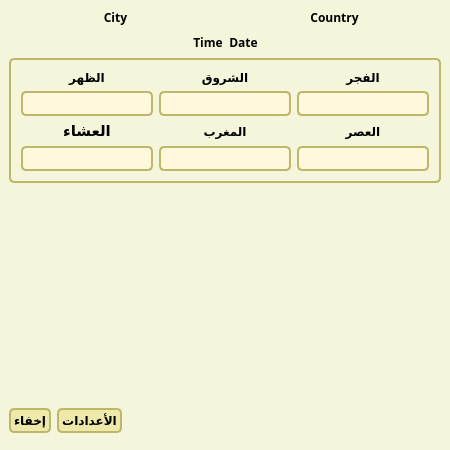
<?xml version="1.0" encoding="UTF-8"?>
<ui version="4.0">
 <class>MainWindow</class>
 <widget class="QMainWindow" name="MainWindow">
  <property name="geometry">
   <rect>
    <x>0</x>
    <y>0</y>
    <width>450</width>
    <height>450</height>
   </rect>
  </property>
  <property name="sizePolicy">
   <sizepolicy hsizetype="Preferred" vsizetype="Preferred">
    <horstretch>0</horstretch>
    <verstretch>0</verstretch>
   </sizepolicy>
  </property>
  <property name="minimumSize">
   <size>
    <width>450</width>
    <height>450</height>
   </size>
  </property>
  <property name="maximumSize">
   <size>
    <width>450</width>
    <height>450</height>
   </size>
  </property>
  <property name="font">
   <font>
    <family>KacstQurn</family>
    <pointsize>11</pointsize>
   </font>
  </property>
  <property name="windowTitle">
   <string>Azan</string>
  </property>
  <property name="windowIcon">
   <iconset resource="../icons/images.qrc">
    <normaloff>:/images/kaba.png</normaloff>:/images/kaba.png</iconset>
  </property>
  <property name="styleSheet">
   <string notr="true">.QWidget{
background-image: url(:/images/8.jpg);
}
QWidget ,QDialog,QGroupBox {
   background-color: beige;
   font-family: KacstQurn ;
}

/* Nice Windows-XP-style password character. */
QLineEdit[echoMode=&quot;2&quot;] {
    lineedit-password-character: 9679;
}

/* We provide a min-width and min-height for push buttons
   so that they look elegant regardless of the width of the text. */
QPushButton {
    background-color: palegoldenrod;
    border-width: 2px;
    border-color: darkkhaki;
    border-style: solid;
    border-radius: 5;
    padding: 3px;
    min-width: 9ex;
    min-height: 2.5ex;
}

QPushButton:hover {
   background-color: khaki;
}

/* Increase the padding, so the text is shifted when the button is
   pressed. */
QPushButton:pressed {
    padding-left: 5px;
    padding-top: 5px;
    background-color: #d0d67c;
}

QLabel, QAbstractButton {
    font: bold;
}

/* Mark mandatory fields with a brownish color. */
.mandatory {
    color: brown;
}

/* Bold text on status bar looks awful. */
QStatusBar QLabel {
   font: normal;
}

QStatusBar::item {
    border-width: 1;
    border-color: darkkhaki;
    border-style: solid;
    border-radius: 2;
}

QComboBox, QLineEdit, QSpinBox, QTextEdit, QListView,QProgressBar,QscrollBar {
    background-color: cornsilk;
    selection-color: #0a214c; 
    selection-background-color: #C19A6B;
}

QListView {
    show-decoration-selected: 1;
}

QListView::item:hover {
    background-color: wheat;
}

/* We reserve 1 pixel space in padding. When we get the focus,
   we kill the padding and enlarge the border. This makes the items
   glow. */
QLineEdit, QFrame {
    border-width: 2px;
    padding: 1px;
    border-style: solid;
    border-color: darkkhaki;
    border-radius: 5px;
}

/* As mentioned above, eliminate the padding and increase the border. */
QLineEdit:focus, QFrame:focus {
    border-width: 3px;
    padding: 0px;
}

/* A QLabel is a QFrame ... */
QLabel {
    border: none;
    padding: 0;
    background: none;
}

/* A QToolTip is a QLabel ... */
QToolTip {
    border: 2px solid darkkhaki;
    padding: 5px;
    border-radius: 3px;
    opacity: 200;
}

/* Nice to have the background color change when hovered. */
QRadioButton:hover, QCheckBox:hover {
    background-color: wheat;
}

/* Force the dialog's buttons to follow the Windows guidelines. */
QDialogButtonBox {
    button-layout: 0;
}

 
</string>
  </property>
  <widget class="QWidget" name="centralwidget">
   <layout class="QVBoxLayout" name="verticalLayout">
    <item>
     <layout class="QHBoxLayout" name="horizontalLayout_5">
      <item>
       <widget class="QLabel" name="lblCurrentCity">
        <property name="styleSheet">
         <string notr="true"/>
        </property>
        <property name="text">
         <string>City</string>
        </property>
        <property name="alignment">
         <set>Qt::AlignCenter</set>
        </property>
       </widget>
      </item>
      <item>
       <widget class="QLabel" name="lblCurrentCountry">
        <property name="text">
         <string>Country</string>
        </property>
        <property name="alignment">
         <set>Qt::AlignCenter</set>
        </property>
       </widget>
      </item>
     </layout>
    </item>
    <item>
     <layout class="QHBoxLayout" name="horizontalLayout_4">
      <item>
       <spacer name="horizontalSpacer_4">
        <property name="orientation">
         <enum>Qt::Horizontal</enum>
        </property>
        <property name="sizeHint" stdset="0">
         <size>
          <width>40</width>
          <height>20</height>
         </size>
        </property>
       </spacer>
      </item>
      <item>
       <widget class="QLabel" name="lblCurrentTime">
        <property name="text">
         <string>Time</string>
        </property>
        <property name="alignment">
         <set>Qt::AlignCenter</set>
        </property>
       </widget>
      </item>
      <item>
       <widget class="QLabel" name="lblCurrentDate">
        <property name="text">
         <string>Date</string>
        </property>
        <property name="alignment">
         <set>Qt::AlignCenter</set>
        </property>
       </widget>
      </item>
      <item>
       <spacer name="horizontalSpacer_5">
        <property name="orientation">
         <enum>Qt::Horizontal</enum>
        </property>
        <property name="sizeHint" stdset="0">
         <size>
          <width>40</width>
          <height>20</height>
         </size>
        </property>
       </spacer>
      </item>
     </layout>
    </item>
    <item>
     <widget class="QFrame" name="frame">
      <property name="font">
       <font>
        <family>KacstQurn</family>
       </font>
      </property>
      <property name="layoutDirection">
       <enum>Qt::RightToLeft</enum>
      </property>
      <layout class="QGridLayout" name="gridLayout">
       <item row="0" column="0">
        <widget class="QLabel" name="lblFajr">
         <property name="font">
          <font>
           <family>KacstQurn</family>
           <weight>75</weight>
           <italic>false</italic>
           <bold>true</bold>
          </font>
         </property>
         <property name="text">
          <string>الفجر</string>
         </property>
         <property name="alignment">
          <set>Qt::AlignCenter</set>
         </property>
        </widget>
       </item>
       <item row="0" column="1">
        <widget class="QLabel" name="lblShrook">
         <property name="font">
          <font>
           <family>KacstQurn</family>
           <weight>75</weight>
           <italic>false</italic>
           <bold>true</bold>
          </font>
         </property>
         <property name="text">
          <string>الشروق</string>
         </property>
         <property name="alignment">
          <set>Qt::AlignCenter</set>
         </property>
        </widget>
       </item>
       <item row="0" column="2">
        <widget class="QLabel" name="lblZuhr">
         <property name="font">
          <font>
           <family>KacstQurn</family>
           <weight>75</weight>
           <italic>false</italic>
           <bold>true</bold>
          </font>
         </property>
         <property name="text">
          <string>الظهر</string>
         </property>
         <property name="alignment">
          <set>Qt::AlignCenter</set>
         </property>
        </widget>
       </item>
       <item row="1" column="0">
        <widget class="QLineEdit" name="txtFajr">
         <property name="alignment">
          <set>Qt::AlignCenter</set>
         </property>
         <property name="readOnly">
          <bool>true</bool>
         </property>
        </widget>
       </item>
       <item row="1" column="1">
        <widget class="QLineEdit" name="txtShrouk">
         <property name="alignment">
          <set>Qt::AlignCenter</set>
         </property>
         <property name="readOnly">
          <bool>true</bool>
         </property>
        </widget>
       </item>
       <item row="1" column="2">
        <widget class="QLineEdit" name="txtZuhr">
         <property name="alignment">
          <set>Qt::AlignCenter</set>
         </property>
         <property name="readOnly">
          <bool>true</bool>
         </property>
        </widget>
       </item>
       <item row="2" column="0">
        <widget class="QLabel" name="lblAsr">
         <property name="font">
          <font>
           <family>KacstQurn</family>
           <weight>75</weight>
           <italic>false</italic>
           <bold>true</bold>
          </font>
         </property>
         <property name="text">
          <string>العصر</string>
         </property>
         <property name="alignment">
          <set>Qt::AlignCenter</set>
         </property>
        </widget>
       </item>
       <item row="2" column="1">
        <widget class="QLabel" name="lblMaghrib">
         <property name="font">
          <font>
           <family>KacstQurn</family>
           <weight>75</weight>
           <italic>false</italic>
           <bold>true</bold>
          </font>
         </property>
         <property name="text">
          <string>المغرب</string>
         </property>
         <property name="alignment">
          <set>Qt::AlignCenter</set>
         </property>
        </widget>
       </item>
       <item row="2" column="2">
        <widget class="QLabel" name="lblIsha">
         <property name="font">
          <font>
           <family>KacstQurn</family>
           <pointsize>11</pointsize>
           <weight>50</weight>
           <italic>false</italic>
           <bold>false</bold>
          </font>
         </property>
         <property name="styleSheet">
          <string notr="true">font: 11pt &quot;KacstQurn&quot;;</string>
         </property>
         <property name="text">
          <string>العشاء</string>
         </property>
         <property name="alignment">
          <set>Qt::AlignCenter</set>
         </property>
        </widget>
       </item>
       <item row="3" column="0">
        <widget class="QLineEdit" name="txtAsr">
         <property name="alignment">
          <set>Qt::AlignCenter</set>
         </property>
         <property name="readOnly">
          <bool>true</bool>
         </property>
        </widget>
       </item>
       <item row="3" column="1">
        <widget class="QLineEdit" name="txtMaghrib">
         <property name="styleSheet">
          <string notr="true"/>
         </property>
         <property name="alignment">
          <set>Qt::AlignCenter</set>
         </property>
         <property name="readOnly">
          <bool>true</bool>
         </property>
        </widget>
       </item>
       <item row="3" column="2">
        <widget class="QLineEdit" name="txtIshaa">
         <property name="alignment">
          <set>Qt::AlignCenter</set>
         </property>
         <property name="readOnly">
          <bool>true</bool>
         </property>
        </widget>
       </item>
      </layout>
     </widget>
    </item>
    <item>
     <spacer name="verticalSpacer">
      <property name="orientation">
       <enum>Qt::Vertical</enum>
      </property>
      <property name="sizeHint" stdset="0">
       <size>
        <width>20</width>
        <height>40</height>
       </size>
      </property>
     </spacer>
    </item>
    <item>
     <layout class="QHBoxLayout" name="horizontalLayout_2">
      <item>
       <widget class="QPushButton" name="btnHide">
        <property name="font">
         <font>
          <family>KacstQurn</family>
          <weight>75</weight>
          <italic>false</italic>
          <bold>true</bold>
         </font>
        </property>
        <property name="text">
         <string>إخفاء</string>
        </property>
       </widget>
      </item>
      <item>
       <widget class="QPushButton" name="btnSettings">
        <property name="font">
         <font>
          <family>KacstQurn</family>
          <weight>75</weight>
          <italic>false</italic>
          <bold>true</bold>
         </font>
        </property>
        <property name="text">
         <string>الأعدادات</string>
        </property>
       </widget>
      </item>
      <item>
       <spacer name="horizontalSpacer_3">
        <property name="orientation">
         <enum>Qt::Horizontal</enum>
        </property>
        <property name="sizeHint" stdset="0">
         <size>
          <width>40</width>
          <height>40</height>
         </size>
        </property>
       </spacer>
      </item>
     </layout>
    </item>
   </layout>
  </widget>
  <widget class="QMenuBar" name="menubar">
   <property name="geometry">
    <rect>
     <x>0</x>
     <y>0</y>
     <width>450</width>
     <height>28</height>
    </rect>
   </property>
  </widget>
  <action name="actionShow">
   <property name="text">
    <string>إظهار</string>
   </property>
  </action>
  <action name="actionClose">
   <property name="text">
    <string>إنهاء البرنامج</string>
   </property>
  </action>
  <action name="actionStopAzan">
   <property name="text">
    <string>إيقاف صوت الأذان</string>
   </property>
  </action>
 </widget>
 <resources>
  <include location="../icons/images.qrc"/>
 </resources>
 <connections/>
</ui>
